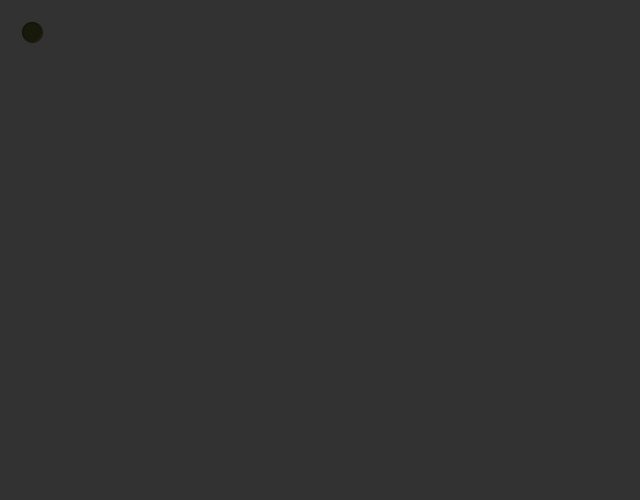
Frame 1 (no input)
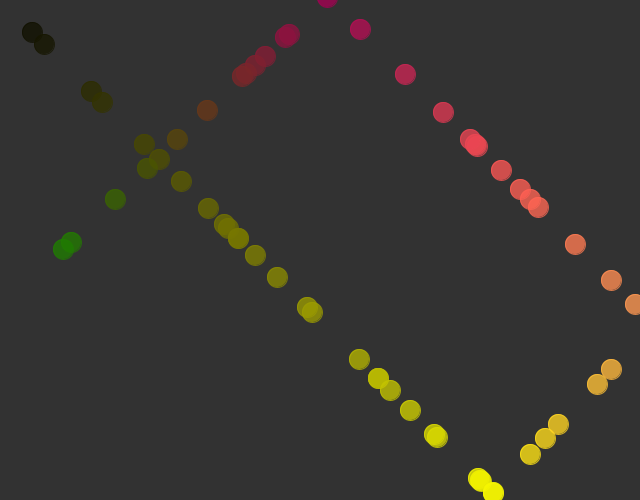
Frame 60 (the mouse pressed at the canvas centre just before this capture)
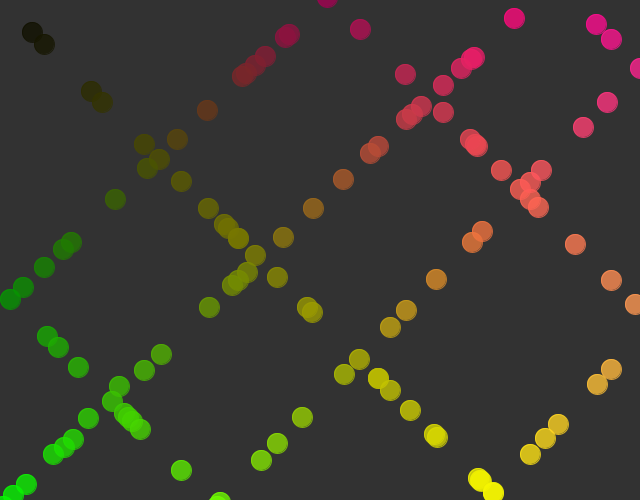
Frame 120 (the mouse held since frame 60 and released just before this capture)

The Processing sketch that drew these frames (run headless with seeded random() and noise(); from frame 60 on, the mouse is pressed at the canvas centre):

// Processing sketch: variaveis2
// ── variaveis2.pde
void setup() {
  size(640, 500);
  background(50);
  background(50);
}

float speed = 8;
int circleX = 0;
int circleY = 0;
boolean isGoingRight = true;
boolean isGoingDown = true;

void draw() {
  speed = random(50);
  
  if ((isGoingRight && circleX + 10 <= width) || circleX - 10 <= 0) {
    circleX += speed;
    isGoingRight = true;
  } else {
    circleX -= speed;
    isGoingRight = false;
  }

  if ((isGoingDown && circleY + 10 <= height) || circleY - 10 <= 0) {
    circleY += speed;
    isGoingDown = true;
  } else {
    circleY -= speed;
    isGoingDown = false;
  }

  int red = circleX/2;
  int green = circleY/2;
  int blue = circleX/4 - circleY/4;  
  fill(red, green, blue, 200);
  stroke(red, green, blue, 200);

  ellipse(circleX, circleY, 20, 20);
}
